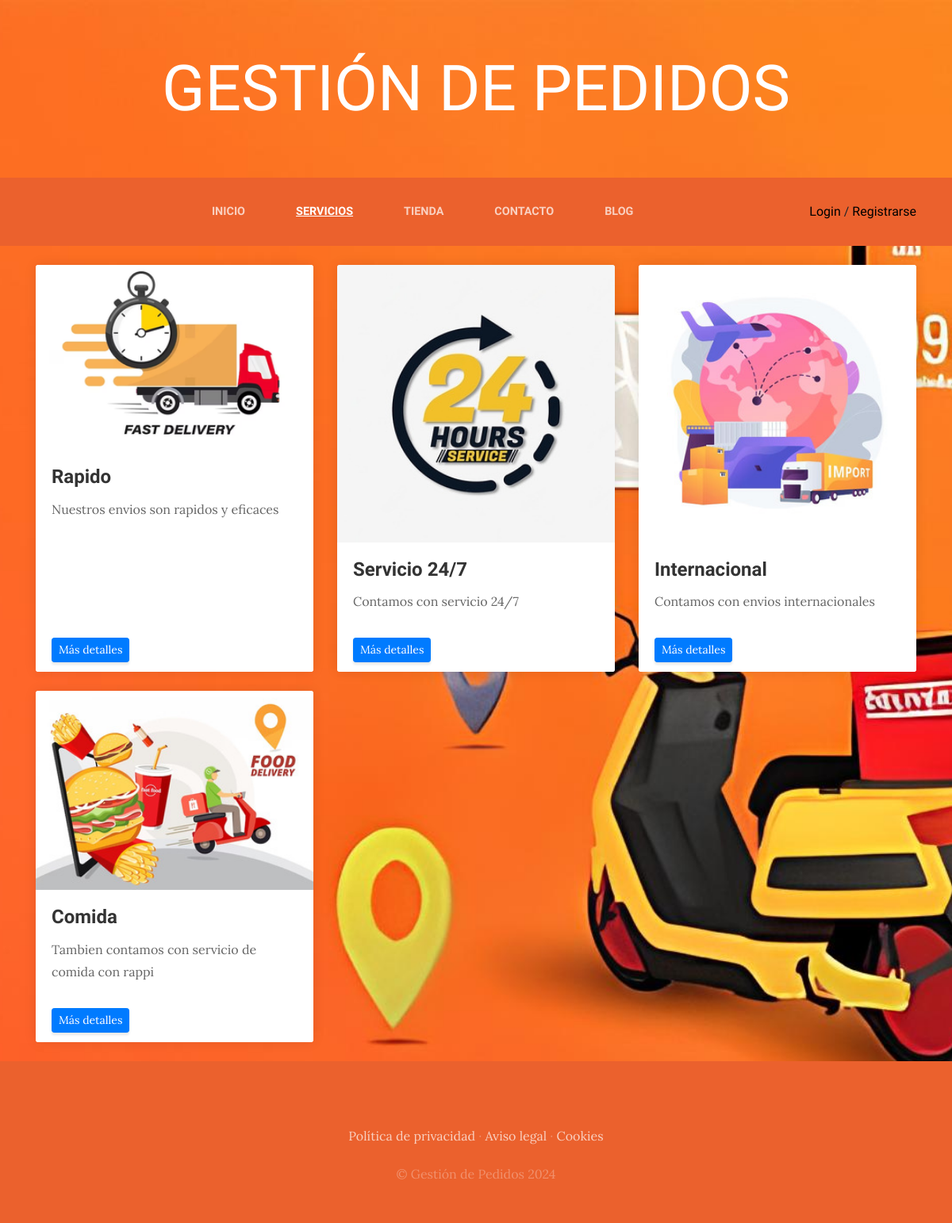
The app's page /servicios/ with its own data.
### servicios/models.py (models this page shows, shortened)
class Servicio(models.Model):
    titulo=models.CharField(max_length=50)
    contenido=models.CharField(max_length=50)
    imagen=models.ImageField(upload_to="servicios")
    created=models.DateTimeField(auto_now_add=True)
    updated=models.DateTimeField(auto_now_add=True)
    class Meta:
        verbose_name='servicio'
        verbose_name_plural='servicios'

### servicios/views.py (the view)
# urls.py: path('servicios/', include('servicios.urls')),
def servicios(request):
    servicios=Servicio.objects.all()
    return render(request, "servicios/servicios.html", {"servicios": servicios})

### carro/context_processor.py (called while the page is built)
def importe_total_carro(request):
    total=0
    if request.user.is_authenticated:
        for key, value in request.session["carro"].items():
            total=total+float(value["precio"])
    return {"importe_total_carro":total}

### servicios/templates/servicios/servicios.html
{% extends "ProyectoWebApp/base.html" %}
{% load static %}
{% block content %}
<div class="container mt-4">
  <div class="row">
    {% for servicio in servicios %}
    <div class="col-lg-4 mb-4">
      <div class="card shadow-sm h-100">
        <img class="card-img-top" src="{{ servicio.imagen.url }}" alt="{{ servicio.titulo }}">
        <div class="card-body">
          <h5 class="card-title" style="color: #333;">{{ servicio.titulo }}</h5>
          <p class="card-text" style="color: #666;">{{ servicio.contenido }}</p>
        </div>
        <div class="card-footer bg-white border-top-0">
          <a href="#" class="btn btn-primary btn-sm" style="background-color: #007bff; border-color: #007bff;">Más detalles</a>
        </div>
      </div>
    </div>
    {% endfor %}
  </div>
</div>
{% endblock %}

### ProyectoWebApp/static/ProyectoWebApp/css/gestion.css (style rules this page uses)
body { font-family: 'Lora'; background-image: url("../img/bg_main.jpg"); background-attachment: fixed; background-position: center; background-size: cover; }
h1, h2, h3, h4, h5, h6 { font-family: 'Raleway'; }
p { line-height: 1.75; }
.btn { box-shadow: 0px 3px 3px 0px rgba(33, 37, 41, 0.1); }
.card { border: none; box-shadow: 0px 0px 15px rgba(0, 0, 0, 0.1); }
.card-title { font-size: 1.5rem; font-weight: bold; }
.card-text { color: #666; }
.btn-primary { background-color: #007bff; border-color: #007bff; }

### records on screen
Servicio: imagen (picture), titulo "Rapido", contenido "Nuestros envios son rapidos y eficaces"
Servicio: imagen (picture), titulo "Servicio 24/7", contenido "Contamos con servicio 24/7"
Servicio: imagen (picture), titulo "Internacional", contenido "Contamos con envios internacionales"
Servicio: imagen (picture), titulo "Comida", contenido "Tambien contamos con servicio de comida con rappi"
